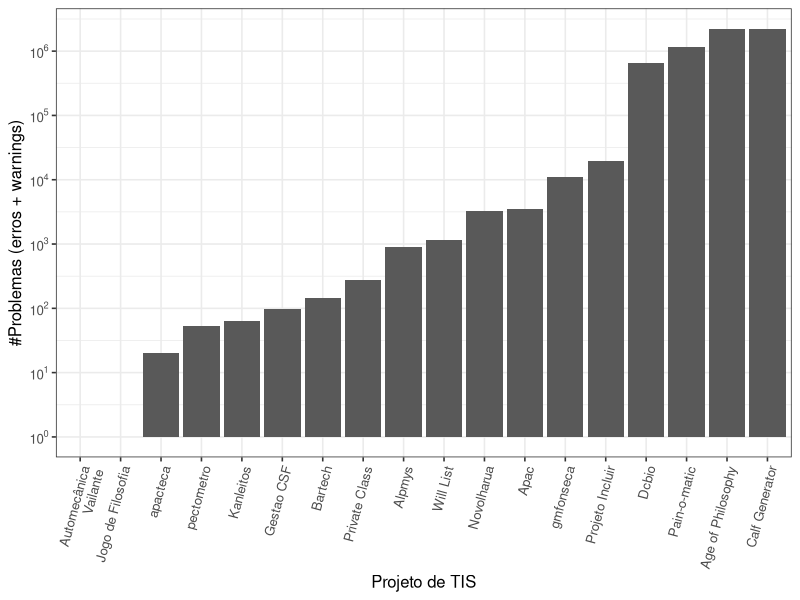

Write the R code that produced this figure.
library(ggplot2)

#Path to the main folder
setwd("C:\\Users\\lesandrop\\Documents\\GitHub\\TCC")

df <- data.frame(qproblemas=c(0,0,20,53,63,96,146,272,909,1155,3302,3465,10963,19359,654726,1176143,2186648,2232841),
                 projeto=c('Jogo de Filosofia','Automecânica\nVailante','apacteca','pectometro','Kanleitos','Gestao CSF','Bartech','Private Class','Alpmys','Will List','Novolharua','Apac','gmfonseca','Projeto Incluir','Dcbio','Pain-o-matic','Age of Philosophy','Calf Generator'))


p <- ggplot(data=df, aes(x=reorder(projeto,qproblemas), y=qproblemas)) +
geom_bar(stat="identity") +
theme_bw(base_size = 12) + 
scale_y_log10(breaks = scales::trans_breaks("log10", function(x) 10^x), labels = scales::trans_format("log10", scales::math_format(10^.x))) +
theme(axis.text.x = element_text(angle = 75, hjust = 1)) +
xlab("Projeto de TIS") +
 ylab("#Problemas (erros + warnings)")
	

pdf("Figuras/ProblemasPorProjeto.pdf", width = 8, height = 6)
plot(p)
dev.off()